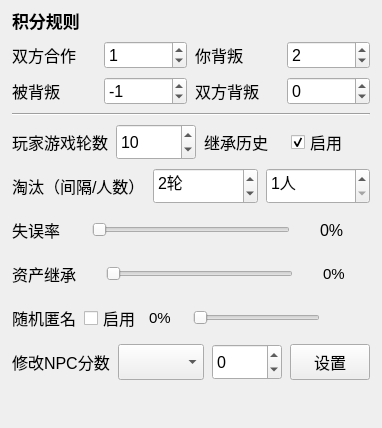
      <widget class="QWidget" name="settingsTab">
       <attribute name="title">
        <string>游戏设置</string>
       </attribute>
       <layout class="QVBoxLayout" name="verticalLayout_5">
        <property name="spacing">
         <number>8</number>
        </property>
        <property name="leftMargin">
         <number>12</number>
        </property>
        <property name="topMargin">
         <number>8</number>
        </property>
        <property name="rightMargin">
         <number>12</number>
        </property>
        <property name="bottomMargin">
         <number>8</number>
        </property>
        <item>
         <widget class="QLabel" name="labelScoreHeader">
          <property name="font">
           <font>
            <pointsize>13</pointsize>
           </font>
          </property>
          <property name="text">
           <string>&lt;b&gt;积分规则&lt;/b&gt;</string>
          </property>
          <property name="textFormat">
           <enum>Qt::TextFormat::RichText</enum>
          </property>
         </widget>
        </item>
        <item>
         <layout class="QHBoxLayout">
          <item>
           <widget class="QLabel" name="lblCooperateRwd">
            <property name="font">
             <font>
              <pointsize>12</pointsize>
             </font>
            </property>
            <property name="text">
             <string>双方合作</string>
            </property>
           </widget>
          </item>
          <item>
           <widget class="QSpinBox" name="spinCooperateRwd">
            <property name="font">
             <font>
              <pointsize>12</pointsize>
             </font>
            </property>
            <property name="minimum">
             <number>-10</number>
            </property>
            <property name="maximum">
             <number>10</number>
            </property>
            <property name="value">
             <number>1</number>
            </property>
           </widget>
          </item>
          <item>
           <widget class="QLabel" name="lblCheatRwd">
            <property name="font">
             <font>
              <pointsize>12</pointsize>
             </font>
            </property>
            <property name="text">
             <string>你背叛</string>
            </property>
           </widget>
          </item>
          <item>
           <widget class="QSpinBox" name="spinCheatRwd">
            <property name="font">
             <font>
              <pointsize>12</pointsize>
             </font>
            </property>
            <property name="minimum">
             <number>-10</number>
            </property>
            <property name="maximum">
             <number>10</number>
            </property>
            <property name="value">
             <number>2</number>
            </property>
           </widget>
          </item>
         </layout>
        </item>
        <item>
         <layout class="QHBoxLayout">
          <item>
           <widget class="QLabel" name="lblBetrayedPnl">
            <property name="font">
             <font>
              <pointsize>12</pointsize>
             </font>
            </property>
            <property name="text">
             <string>被背叛</string>
            </property>
           </widget>
          </item>
          <item>
           <widget class="QSpinBox" name="spinBetrayedPnl">
            <property name="font">
             <font>
              <pointsize>12</pointsize>
             </font>
            </property>
            <property name="minimum">
             <number>-10</number>
            </property>
            <property name="maximum">
             <number>10</number>
            </property>
            <property name="value">
             <number>-1</number>
            </property>
           </widget>
          </item>
          <item>
           <widget class="QLabel" name="lblBothCheat">
            <property name="font">
             <font>
              <pointsize>12</pointsize>
             </font>
            </property>
            <property name="text">
             <string>双方背叛</string>
            </property>
           </widget>
          </item>
          <item>
           <widget class="QSpinBox" name="spinBothCheat">
            <property name="font">
             <font>
              <pointsize>12</pointsize>
             </font>
            </property>
            <property name="minimum">
             <number>-10</number>
            </property>
            <property name="maximum">
             <number>10</number>
            </property>
            <property name="value">
             <number>0</number>
            </property>
           </widget>
          </item>
         </layout>
        </item>
        <item>
         <widget class="QFrame" name="line1">
          <property name="frameShape">
           <enum>QFrame::Shape::HLine</enum>
          </property>
          <property name="frameShadow">
           <enum>QFrame::Shadow::Sunken</enum>
          </property>
         </widget>
        </item>
        <item>
         <layout class="QHBoxLayout">
          <item>
           <widget class="QLabel" name="lblRounds">
            <property name="minimumSize">
             <size>
              <width>0</width>
              <height>36</height>
             </size>
            </property>
            <property name="font">
             <font>
              <pointsize>12</pointsize>
             </font>
            </property>
            <property name="text">
             <string>玩家游戏轮数</string>
            </property>
           </widget>
          </item>
          <item>
           <widget class="QSpinBox" name="spinRounds">
            <property name="minimumSize">
             <size>
              <width>80</width>
              <height>36</height>
             </size>
            </property>
            <property name="font">
             <font>
              <pointsize>12</pointsize>
             </font>
            </property>
            <property name="minimum">
             <number>1</number>
            </property>
            <property name="maximum">
             <number>100</number>
            </property>
            <property name="value">
             <number>10</number>
            </property>
           </widget>
          </item>
          <item>
           <widget class="QLabel" name="lblInheritHistory">
            <property name="minimumSize">
             <size>
              <width>0</width>
              <height>36</height>
             </size>
            </property>
            <property name="font">
             <font>
              <pointsize>12</pointsize>
             </font>
            </property>
            <property name="text">
             <string>继承历史</string>
            </property>
           </widget>
          </item>
          <item>
           <widget class="QCheckBox" name="chkInheritHistory">
            <property name="minimumSize">
             <size>
              <width>40</width>
              <height>36</height>
             </size>
            </property>
            <property name="font">
             <font>
              <pointsize>12</pointsize>
             </font>
            </property>
            <property name="text">
             <string>启用</string>
            </property>
            <property name="checked">
             <bool>true</bool>
            </property>
           </widget>
          </item>
         </layout>
        </item>
        <item>
         <layout class="QHBoxLayout">
          <item>
           <widget class="QLabel" name="lblElimination">
            <property name="minimumSize">
             <size>
              <width>0</width>
              <height>36</height>
             </size>
            </property>
            <property name="font">
             <font>
              <pointsize>12</pointsize>
             </font>
            </property>
            <property name="text">
             <string>淘汰（间隔/人数）</string>
            </property>
           </widget>
          </item>
          <item>
           <widget class="QSpinBox" name="spinElimination">
            <property name="minimumSize">
             <size>
              <width>60</width>
              <height>36</height>
             </size>
            </property>
            <property name="font">
             <font>
              <pointsize>12</pointsize>
             </font>
            </property>
            <property name="suffix">
             <string>轮</string>
            </property>
            <property name="minimum">
             <number>0</number>
            </property>
            <property name="maximum">
             <number>100</number>
            </property>
            <property name="value">
             <number>2</number>
            </property>
           </widget>
          </item>
          <item>
           <widget class="QSpinBox" name="spinElimCount">
            <property name="minimumSize">
             <size>
              <width>60</width>
              <height>36</height>
             </size>
            </property>
            <property name="font">
             <font>
              <pointsize>12</pointsize>
             </font>
            </property>
            <property name="suffix">
             <string>人</string>
            </property>
            <property name="minimum">
             <number>1</number>
            </property>
            <property name="maximum">
             <number>100</number>
            </property>
            <property name="value">
             <number>1</number>
            </property>
           </widget>
          </item>
         </layout>
        </item>
        <item>
         <layout class="QHBoxLayout" name="errorRateLayout" stretch="1,4,1">
          <property name="spacing">
           <number>30</number>
          </property>
          <item>
           <widget class="QLabel" name="lblErrorRate">
            <property name="minimumSize">
             <size>
              <width>0</width>
              <height>36</height>
             </size>
            </property>
            <property name="font">
             <font>
              <pointsize>12</pointsize>
             </font>
            </property>
            <property name="text">
             <string>失误率</string>
            </property>
           </widget>
          </item>
          <item>
           <widget class="QSlider" name="sliderErrorRate">
            <property name="sizePolicy">
             <sizepolicy hsizetype="Expanding" vsizetype="Preferred">
              <horstretch>0</horstretch>
              <verstretch>0</verstretch>
             </sizepolicy>
            </property>
            <property name="minimumSize">
             <size>
              <width>0</width>
              <height>36</height>
             </size>
            </property>
            <property name="font">
             <font>
              <pointsize>12</pointsize>
             </font>
            </property>
            <property name="minimum">
             <number>0</number>
            </property>
            <property name="maximum">
             <number>100</number>
            </property>
            <property name="value">
             <number>0</number>
            </property>
            <property name="orientation">
             <enum>Qt::Orientation::Horizontal</enum>
            </property>
           </widget>
          </item>
          <item>
           <widget class="QLabel" name="lblErrorRateVal">
            <property name="minimumSize">
             <size>
              <width>40</width>
              <height>36</height>
             </size>
            </property>
            <property name="font">
             <font>
              <pointsize>12</pointsize>
             </font>
            </property>
            <property name="text">
             <string>0%</string>
            </property>
           </widget>
          </item>
         </layout>
        </item>
        <item>
         <layout class="QHBoxLayout" name="scoreInheritLayout" stretch="1,4,1">
          <property name="spacing">
           <number>30</number>
          </property>
          <item>
           <widget class="QLabel" name="lblScoreInherit">
            <property name="minimumSize">
             <size>
              <width>0</width>
              <height>36</height>
             </size>
            </property>
            <property name="font">
             <font>
              <pointsize>12</pointsize>
             </font>
            </property>
            <property name="toolTip">
             <string>每轮结束后按比例折算 NPC 积分（向下取整）。0% = 每轮重新计分，100% = 全部继承</string>
            </property>
            <property name="text">
             <string>资产继承</string>
            </property>
           </widget>
          </item>
          <item>
           <widget class="QSlider" name="sliderScoreInherit">
            <property name="sizePolicy">
             <sizepolicy hsizetype="Expanding" vsizetype="Preferred">
              <horstretch>0</horstretch>
              <verstretch>0</verstretch>
             </sizepolicy>
            </property>
            <property name="minimumSize">
             <size>
              <width>60</width>
              <height>36</height>
             </size>
            </property>
            <property name="maximumSize">
             <size>
              <width>16777215</width>
              <height>16777215</height>
             </size>
            </property>
            <property name="font">
             <font>
              <pointsize>12</pointsize>
             </font>
            </property>
            <property name="minimum">
             <number>0</number>
            </property>
            <property name="maximum">
             <number>100</number>
            </property>
            <property name="value">
             <number>0</number>
            </property>
            <property name="orientation">
             <enum>Qt::Orientation::Horizontal</enum>
            </property>
           </widget>
          </item>
          <item>
           <widget class="QLabel" name="lblScoreInheritVal">
            <property name="minimumSize">
             <size>
              <width>36</width>
              <height>36</height>
             </size>
            </property>
            <property name="font">
             <font>
              <pointsize>11</pointsize>
             </font>
            </property>
            <property name="text">
             <string>0%</string>
            </property>
           </widget>
          </item>
         </layout>
        </item>
        <item>
         <layout class="QHBoxLayout" name="hideLabelsLayout" stretch="4,4,2,9">
          <property name="rightMargin">
           <number>50</number>
          </property>
          <item>
           <widget class="QLabel" name="lblHideLabels">
            <property name="minimumSize">
             <size>
              <width>0</width>
              <height>36</height>
             </size>
            </property>
            <property name="font">
             <font>
              <pointsize>12</pointsize>
             </font>
            </property>
            <property name="toolTip">
             <string>隐藏一定比例NPC的类型标签，增加游戏难度和趣味性</string>
            </property>
            <property name="text">
             <string>随机匿名</string>
            </property>
           </widget>
          </item>
          <item>
           <widget class="QCheckBox" name="chkHideLabels">
            <property name="minimumSize">
             <size>
              <width>40</width>
              <height>36</height>
             </size>
            </property>
            <property name="font">
             <font>
              <pointsize>12</pointsize>
             </font>
            </property>
            <property name="text">
             <string>启用</string>
            </property>
           </widget>
          </item>
          <item>
           <widget class="QLabel" name="lblHideLabelsPct">
            <property name="minimumSize">
             <size>
              <width>36</width>
              <height>36</height>
             </size>
            </property>
            <property name="font">
             <font>
              <pointsize>11</pointsize>
             </font>
            </property>
            <property name="text">
             <string>0%</string>
            </property>
           </widget>
          </item>
          <item>
           <widget class="QSlider" name="sliderHideLabels">
            <property name="enabled">
             <bool>false</bool>
            </property>
            <property name="sizePolicy">
             <sizepolicy hsizetype="Expanding" vsizetype="Preferred">
              <horstretch>0</horstretch>
              <verstretch>0</verstretch>
             </sizepolicy>
            </property>
            <property name="minimumSize">
             <size>
              <width>60</width>
              <height>36</height>
             </size>
            </property>
            <property name="maximumSize">
             <size>
              <width>16777215</width>
              <height>16777215</height>
             </size>
            </property>
            <property name="font">
             <font>
              <pointsize>12</pointsize>
             </font>
            </property>
            <property name="minimum">
             <number>0</number>
            </property>
            <property name="maximum">
             <number>100</number>
            </property>
            <property name="value">
             <number>0</number>
            </property>
            <property name="orientation">
             <enum>Qt::Orientation::Horizontal</enum>
            </property>
           </widget>
          </item>
         </layout>
        </item>
        <item>
         <layout class="QHBoxLayout">
          <item>
           <widget class="QLabel" name="lblCheatNpc">
            <property name="minimumSize">
             <size>
              <width>0</width>
              <height>36</height>
             </size>
            </property>
            <property name="font">
             <font>
              <pointsize>12</pointsize>
             </font>
            </property>
            <property name="text">
             <string>修改NPC分数</string>
            </property>
           </widget>
          </item>
          <item>
           <widget class="QComboBox" name="comboCheatNpc">
            <property name="minimumSize">
             <size>
              <width>0</width>
              <height>36</height>
             </size>
            </property>
            <property name="font">
             <font>
              <pointsize>12</pointsize>
             </font>
            </property>
           </widget>
          </item>
          <item>
           <widget class="QSpinBox" name="spinCheatScore">
            <property name="minimumSize">
             <size>
              <width>70</width>
              <height>36</height>
             </size>
            </property>
            <property name="font">
             <font>
              <pointsize>12</pointsize>
             </font>
            </property>
            <property name="minimum">
             <number>-9999</number>
            </property>
            <property name="maximum">
             <number>9999</number>
            </property>
            <property name="value">
             <number>0</number>
            </property>
           </widget>
          </item>
          <item>
           <widget class="QPushButton" name="btnCheatPanel">
            <property name="minimumSize">
             <size>
              <width>50</width>
              <height>36</height>
             </size>
            </property>
            <property name="font">
             <font>
              <pointsize>12</pointsize>
             </font>
            </property>
            <property name="text">
             <string>设置</string>
            </property>
           </widget>
          </item>
         </layout>
        </item>
        <item>
         <spacer name="verticalSpacer">
          <property name="orientation">
           <enum>Qt::Orientation::Vertical</enum>
          </property>
          <property name="sizeHint" stdset="0">
           <size>
            <width>20</width>
            <height>40</height>
           </size>
          </property>
         </spacer>
        </item>
       </layout>
      </widget>
